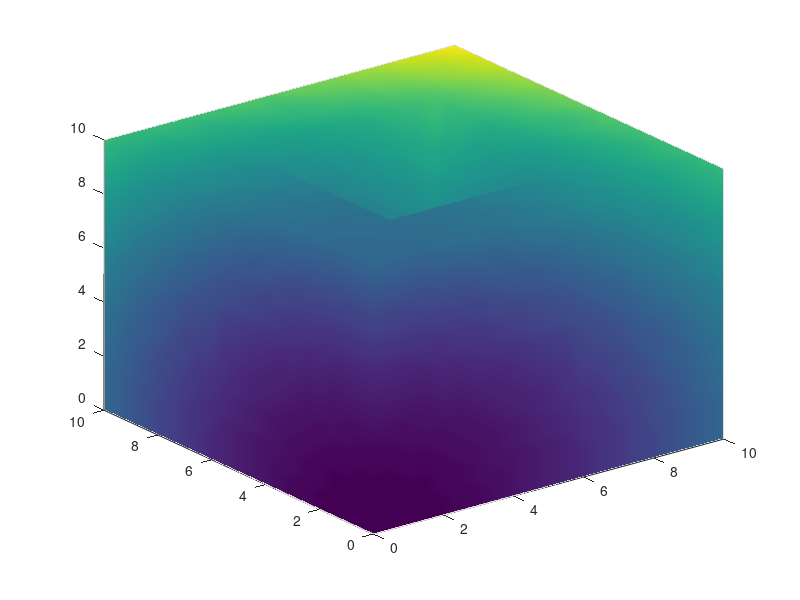

The MATLAB script that drew this image: (Note: this script raises an error after producing the figure.)
close all; clear all;    
[x,y,z] = meshgrid(0:.5:10,0:.5:10,0:.5:10);
    c = x.^2+y.^2+z.^2;
    xs = 0:0.5:10;
    ys = xs;
    zs = xs;
    c(7:15,7:15,13:21)=NaN;
    h = slice(x,y,z,c,xs,ys,zs);
    set(h,'FaceColor','interp',...
        'EdgeColor','none')
    camproj perspective
    box on
    view(-70,70)
    colormap hsv
    colorbar